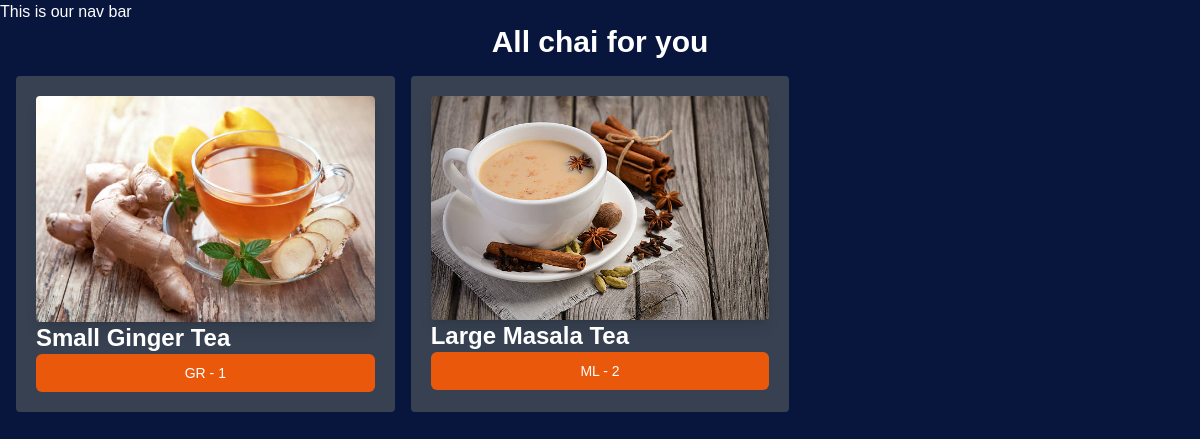
The app's page /chai/, older data.
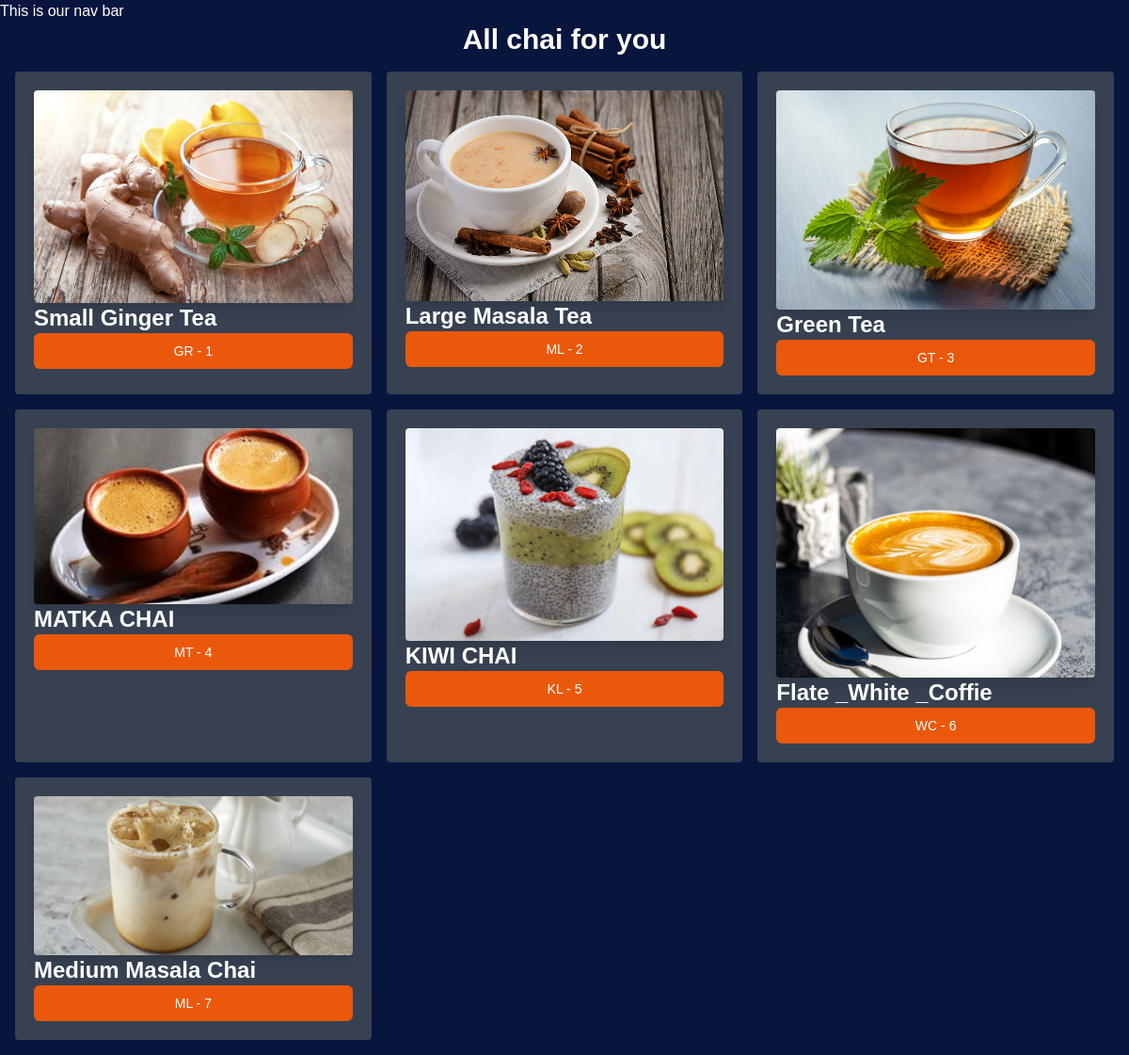
The same page, newer data.
### chai/models.py (models this page shows, shortened)
class ChaiVarity(models.Model):
    CHAI_TYPE_CHOICE = [
        ('ML', 'MASALA'),
        ('GR', 'GINGER'),
        ('KL', 'KIWI'),
        ('PL', 'PLAIN'),
        ('EL', 'ELAICHI'),
        ('GT', 'GREEN TEA'),
        ('WC', 'WHITE COFFIE'),
        ('MT', 'MATKA CHAI'),
        ('TD', 'TANDOORI CHAI'),
    ]
    name = models.CharField(max_length=100)
    image = models.ImageField(upload_to='chais/')
    date_added = models.DateTimeField(default=timezone.now)
    type = models.CharField(max_length=2, choices=CHAI_TYPE_CHOICE)
    description = models.TextField(default='')
    price = models.DecimalField(max_digits=5, decimal_places=2, default=50.00)

### chai/views.py (the view)
# urls.py: path('',views.all_chai, name='all_chai'),  # /chai/
def all_chai(request):
    chais = ChaiVarity.objects.all() # return an array
    return render(request, 'chai/all_chai.html', {'chais': chais})

### chai/templates/chai/all_chai.html (shortened to what this page needs)
{% extends "layout.html" %}
{% block content %}
<h1 class="text-3xl font-bold text-center mb-4">All chai for you</h1>
<div class="grid grid-cols-3 gap-4 m-4">
    {% for chai in chais  %}
    <div class="bg-gray-700 p-5 rounded">
        <img class="rounded shadow-lg" src="{{chai.image.url}}" alt="">
        <h3 class="text-2xl  font-bold">{{chai.name}}</h3>
        <a href="{% url 'chai_detail' chai.id %}">
            <button
            type="button"
            class="inline-flex w-[100%] items-center justify-center px-4 py-2 border border-transparent text-sm font-medium rounded-md text-white bg-orange-600  hover:bg-orange-700 focus:outline-none focus:ring-2 focus:ring-offset-2 focus:ring-orange-500">
                {{chai.type}} - {{chai.id}}
            </button>
        </a>
    </div>
    {% endfor  %}
</div>
{% endblock %}

### templates/layout.html (shortened to what this page needs)
{% load static tailwind_tags %}
{% load static %}
<!DOCTYPE html>
<html lang="en">
<head>
    <link rel="stylesheet" href="{% static 'css/style.css' %}">
    {% tailwind_css %}
</head>
<body>
    <nav>This is our nav bar</nav>
    {% block content %}{% endblock %}
</body>
</html>

### static/css/style.css (style rules this page uses)
body { background-color: #08153d; font-family: Arial, sans-serif; color: #fff; }
h1,h2 { text-align: center; font-size: 2em; }

Row changes from the older to the newer data that the page shows:
added ChaiVarity: image (picture), name "Green Tea", type "GT", id "3"
added ChaiVarity: image (picture), name "MATKA CHAI", type "MT", id "4"
added ChaiVarity: image (picture), name "KIWI CHAI", type "KL", id "5"
added ChaiVarity: image (picture), name "Flate _White _Coffie", type "WC", id "6"
added ChaiVarity: image (picture), name "Medium Masala Chai", type "ML", id "7"
